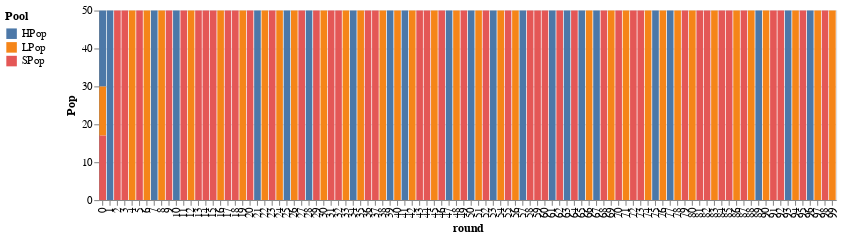
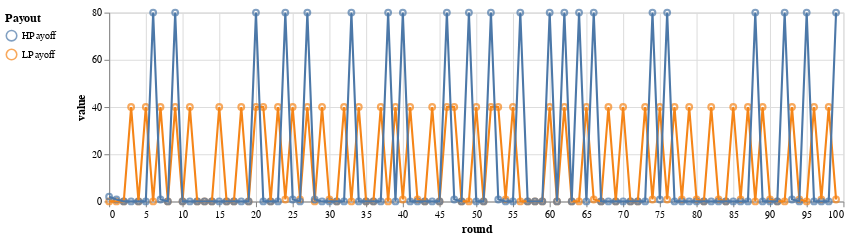

Notebook source saved alongside these figures, in order:
### Markdown cell above
Having all the agents adopts a single strategy intensifies the "herd" behavior, which in turn magnifies boom-bust cycles.  Here's an instance where all agents switched to the best payoff in the previous round.

### Code cell


### Figure 1 — Vega-Lite specification as saved in the notebook (floating-point values rounded to 4 significant figures; data arrays with more than 128 entries replaced by an {"elided": "..."} marker saying what was removed)
{"$schema": "https://vega.github.io/schema/vega-lite/v2.4.1.json", "config": {"view": {"height": 300, "width": 400}}, "data": {"values": {"elided": "300 records"}}, "encoding": {"color": {"field": "variable", "legend": {"orient": "left", "title": "Pool"}, "type": "nominal"}, "x": {"field": "round", "type": "ordinal"}, "y": {"field": "value", "title": "Pop", "type": "quantitative"}}, "height": 180, "mark": "bar", "width": 700}

### Figure 2 — Vega-Lite specification as saved in the notebook (floating-point values rounded to 4 significant figures; data arrays with more than 128 entries replaced by an {"elided": "..."} marker saying what was removed)
{"$schema": "https://vega.github.io/schema/vega-lite/v2.4.1.json", "config": {"view": {"height": 300, "width": 400}}, "data": {"values": {"elided": "200 records"}}, "encoding": {"color": {"field": "variable", "legend": {"orient": "left", "title": "Payout"}, "type": "nominal"}, "x": {"field": "round", "type": "quantitative"}, "y": {"field": "value", "type": "quantitative"}}, "height": 180, "layer": [{"mark": "point"}, {"mark": "line"}], "width": 700}
